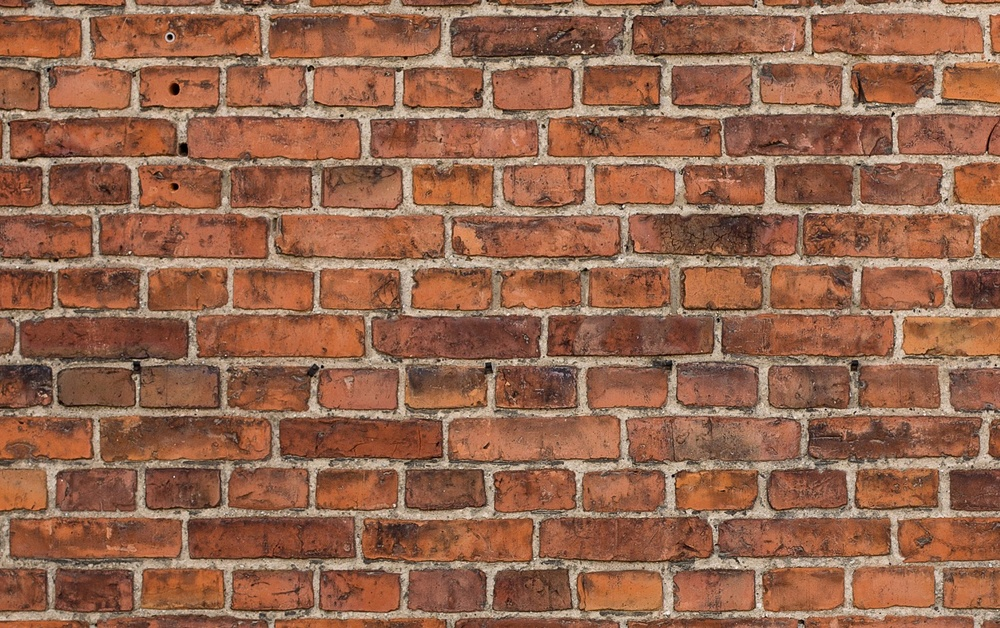
%> input picture Lab4/brick1.jpg, 1000 x 628 px, shrunk from 1498 x 940 before the run
$ octave --eval "result = CountBrickRows(imread('brick1.jpg'));"   (GNU Octave 9; MATLAB toolbox functions it lacks are replaced by stand-ins)
%> lines starting %> are read from the running program, lines starting %| are printed output that depends on the picture; in (x1, y1, x2, y2) boxes, pixels count from 0 and x2, y2 are one past the last pixel; in counts of white or black regions, pixels touching at a corner belong together; the program's own positions count from 1
function [IMG, nofr]=CountBrickRows(in)
%
% function [IMG, nofr]=CountBrickRows(in)
%
%% Lab4, Task 2
%% Finds the number of rows of bricks
%
% Finds the number of rows of bricks in a brick wall image, that might be
% rotated. Therefore, in the first step, this function rotates the input
% image to the horizontal level. In he second step, the function finds the
% number of rows of bricks.
%
%% Who has done it
%
% Author: joaek062
% Co-author: You can work in groups of max 2, this is the LiU-ID/name of
% the other member of the group
%
%% Syntax of the function
%      Input arguments:
%           in: the original input color image of type double scaled between 0 and 1
%
%      Output arguments:
%           IMG: the output color image, which is the input image rotated
%           to the horizontal level.
%           nofr: the number of rows of bricks in the input image
%
% You MUST NEVER change the first line
%
%% Basic version control (in case you need more than one attempt)
%
% Version: 1
% Date: 2023-12-12
%
% Gives a history of your submission to Lisam.
% Version and date for this function have to be updated before each
% submission to Lisam (in case you need more than one attempt)
%
%% General rules
%
% 1) Don't change the structure of the template by removing %% lines
%
% 2) Document what you are doing using comments
%
% 3) Before submitting make the code readable by using automatic indentation
%       ctrl-a / ctrl-i
%
% 4) Often you must do something else between the given commands in the
%       template
%
%% Here starts your code.
% Write the appropriate MATLAB commands right after each comment below.
%
in = im2double(in); % Convert to double, range [0,1]
%% First step of the task. Rotate the input image to the horizontal level
%
%% Make the input color image grayscale,
% by choosing its most appropriate channel (according to the instructions)

bgray = in(:,:,3); % The grayscale version of the input color image
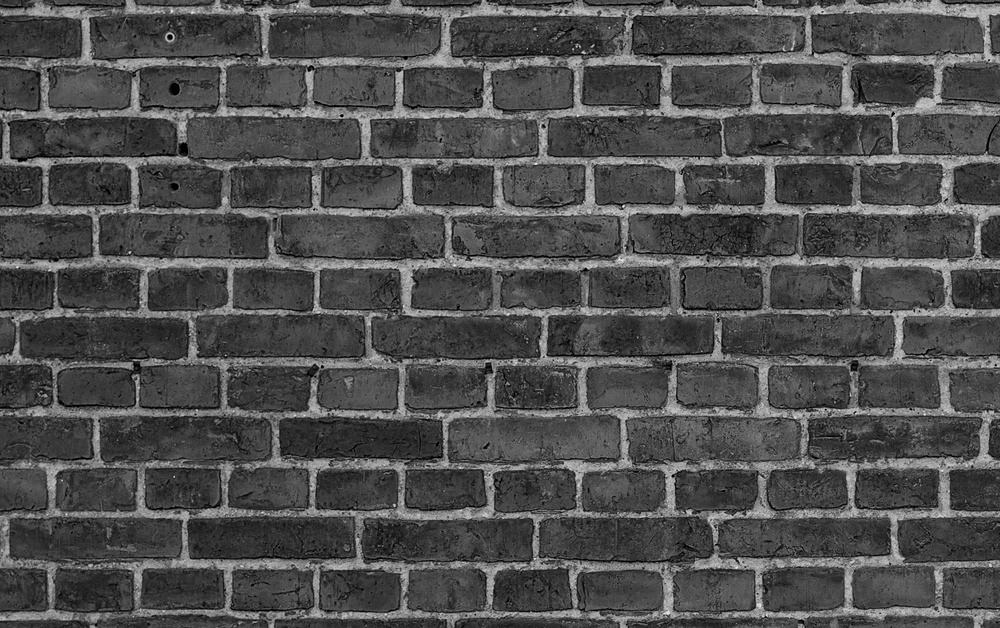
%> bgray: size 628x1000 double; min 0, max 0.937, mean 0.307

%% Lowpass filter your image

% Low-pass filter
b = ones(5);
b = (1/25)*b;

bfilt = imfilter(bgray,b); % The filtered version of the grayscale image
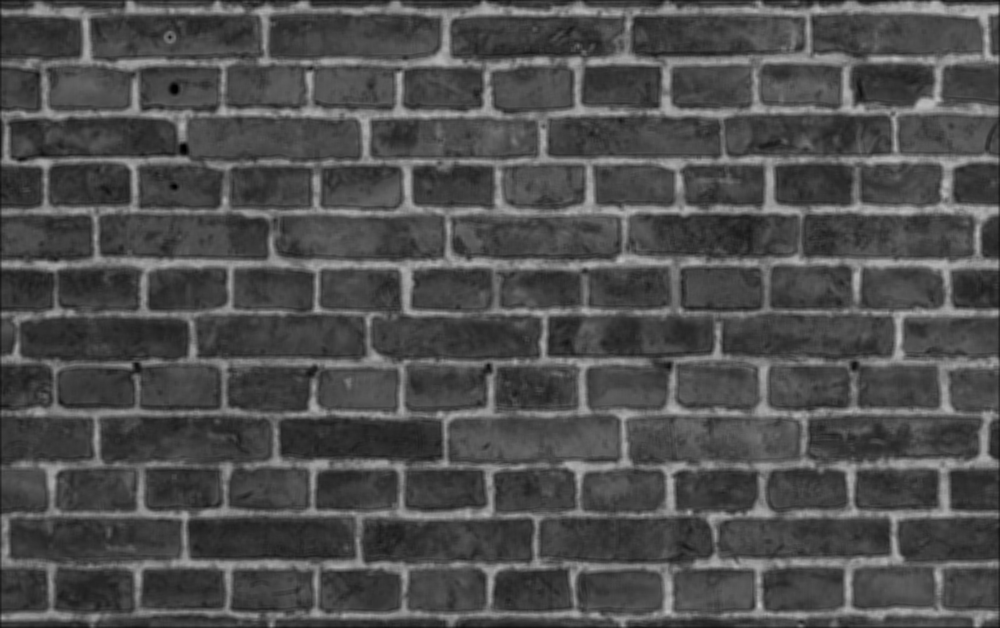
%> bfilt: size 628x1000 double; min 0.000784, max 0.758, mean 0.306

%% Threshold your image
% to separate the mortar joints from the bricks

level = graythresh(bfilt);
%> level = 0.376
b_thresh = imbinarize(bfilt,level); % The thresholded image
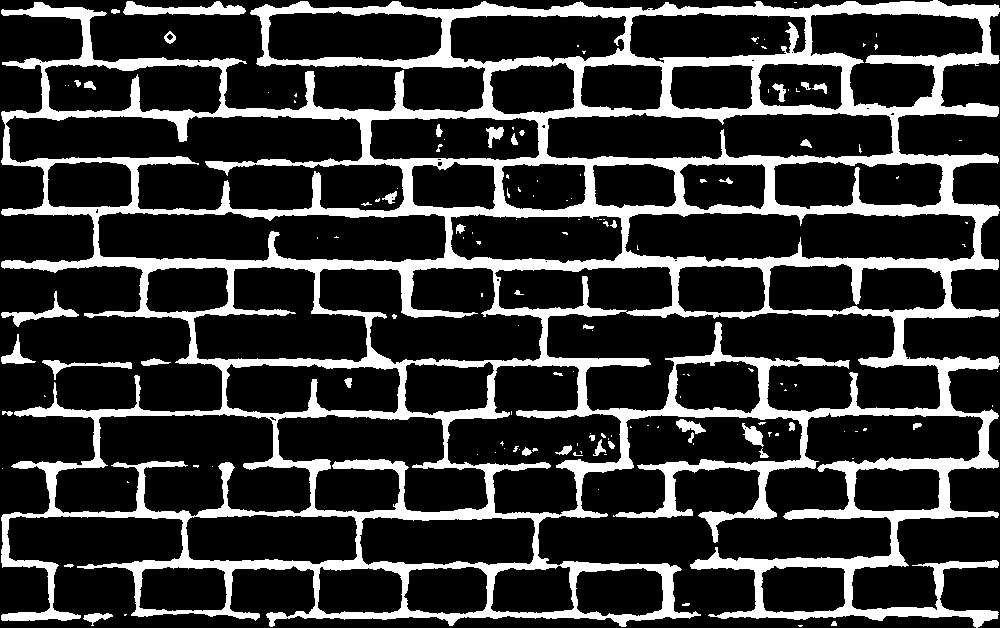
%> b_thresh: size 628x1000 logical; 21% white; 143 white regions (97 under 20 px), largest, box (x1, y1, x2, y2) and area: (1, 0, 1000, 628) 126427, (123, 1, 246, 15) 1033, (1, 291, 79, 327) 617

%% Use Hough transform to find the angle corresponding to the principal lines

% Same as in preparations
[H,teta,~] = hough(b_thresh,"RhoResolution",5,"Theta",-90:0.5:89.5);
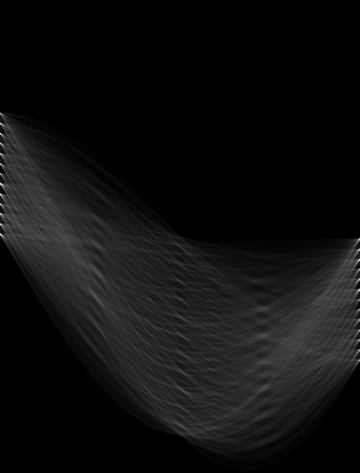
%> H: size 473x360 double; min 0, max 4686, mean 279.2; drawn with min black and max white
%> teta = 360 values from -90 to 89.5
[~,t] = find(H == max(H(:)));
%> t = 1

teta = teta(t); % The angle corresponding to the principal lines (rows of mortar joints)
%> teta = -90

%% Find the angle of rotation, to rotate the image to the horizontal level
% Make sure that you use right sign in front of the angle (positive for
% counterclockwise and negative for clockwise rotation)

% Angle of rotation.
% If the rotation is counterclockwise, trot should be positive, otherwise negative.
if teta < 0
    trot = 90 + teta;
%> trot = 0
else
    trot = teta - 90;
end
%% Rotate the input image to the horizontal level
% This gives you the first output argument of the function

IMG = imrotate(in,trot,'bicubic'); % The rotated image to the horizontal level (the first output argument of this funciton)
% Before continuing to the next step, make sure that your code works
% properly so far. See the instructions.

%% Second step of the task. Find the number of rows of bricks
%
%% Rotate the thresholded image to the horizontal level.
% Use nearest interpolation to make sure that the rotated image will be
% binary

b_rot = imrotate(bfilt,trot,"nearest");
level = graythresh(b_rot);
b_rot = imbinarize(b_rot,level);

% View this image, but remove or comment before submitting the
% file
%imshow(b_rot);
%% Find the number of 1:s in each row (and normalize according to the instructions)

[~,N] = size(b_rot);
%> N = 1000

sum_row = sum(b_rot'); % The number of ones in each row
%> sum_row = 628 values, max 998 at index 264, min 2 at index 628, mean 210.3
% brot is tranposed to get the sum of rows instead of sum of coloums

sum_row = sum_row./N; % Normalized
%> sum_row = 628 values, max 0.998 at index 264, min 0.002 at index 628, mean 0.21

% Display this graph by plot, but remove or comment before submitting the
% file
% plot(sum_row);
%% Threshold your result according to the instructions
% This is to define a row of mortar joint

sum_thresh = sum_row > 0.5; % The thresholded version of sum_row
%> sum_thresh = 628 logical values, 97 true
% Display this graph by plot, but remove or comment before submitting the
% file
% plot(sum_thresh);
%% Find the number of rows of bricks
% Calculate how many times the above graph (sum_thresh) goes from 0 to 1 by using the
% first derivative according to the instructions

filterKernel = [1 -1]; % Rotated to perform correlation

num = conv(sum_thresh,filterKernel); % Vector with first derivative of the mortar joints
%> num = 629 values, max 1 at index 8, min -1 at index 16, mean 0

nofr = sum(num == 1) - 1; % The number of rows of the bricks (the seond output argument of this function)
%> nofr = 12

%% Test your code on three test images
% Use the three given test images, brick1.jpg, brick2.jpg and brick3.jpg
% according to the instructions in the document describing this task.
% Your code is supposed to work properly on all three images.

$ run again, on Lab4/brick2.jpg
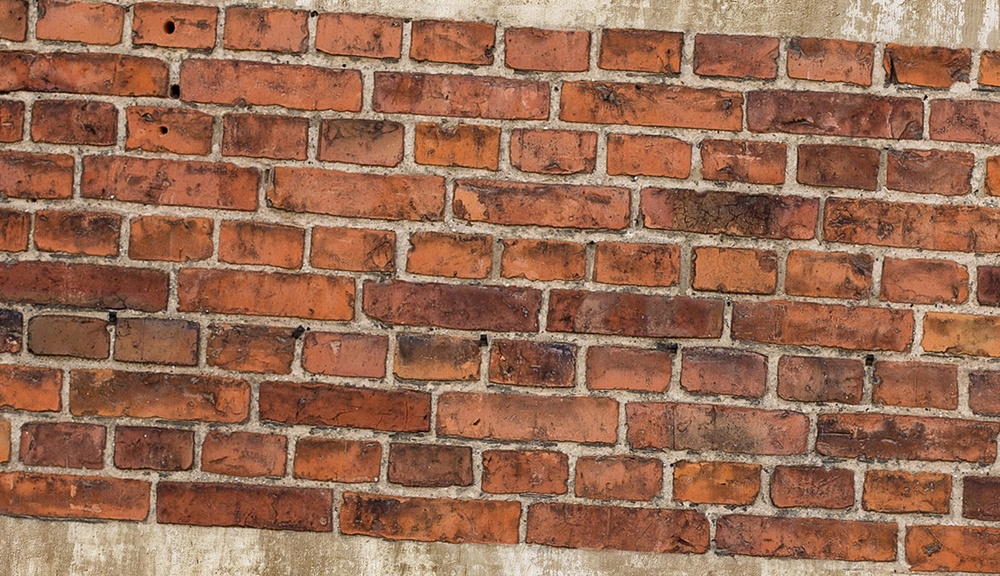
%> input picture Lab4/brick2.jpg, 1000 x 576 px, shrunk from 1418 x 817 before the run
%> in CountBrickRows, `level = graythresh(bfilt);`: level = 0.396
%> in CountBrickRows, `b_thresh = imbinarize(bfilt,level);`:
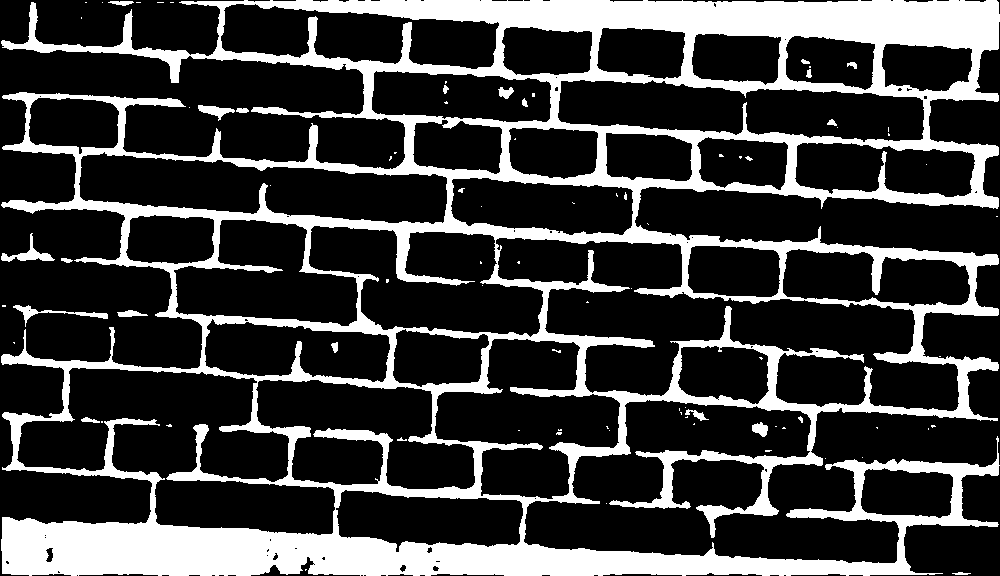
%> b_thresh: size 576x1000 logical; 24.7% white; 84 white regions (60 under 20 px), largest, box (x1, y1, x2, y2) and area: (1, 0, 1000, 576) 139611, (1, 233, 55, 262) 410, (13, 305, 108, 327) 403
%> in CountBrickRows, `[H,teta,~] = hough(b_thresh,"RhoResolution",5,"Theta",-90:0.5:89.5);`: teta = 360 values from -90 to 89.5
%> t = 7
%> in CountBrickRows, `teta = teta(t);`: teta = -87
%> trot = 3
%> in CountBrickRows, `level = graythresh(b_rot);`: level = 0.369
%> in CountBrickRows, `b_rot = imbinarize(b_rot,level);`:
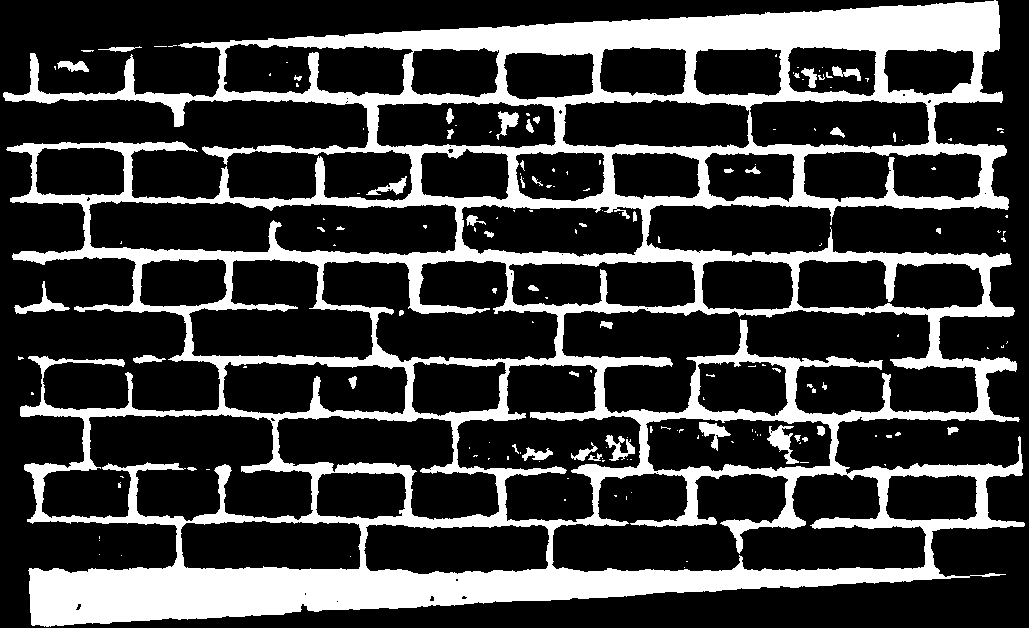
%> b_rot: size 628x1029 logical; 24.5% white; 166 white regions (114 under 20 px), largest, box (x1, y1, x2, y2) and area: (3, 0, 1025, 627) 152589, (767, 425, 799, 464) 500, (14, 281, 70, 314) 468
%> in CountBrickRows, `sum_row = sum(b_rot');`: sum_row = 628 values, max 994 at index 202, min 0 at index 628, mean 251.9
%> in CountBrickRows, `sum_row = sum_row./N;`: sum_row = 628 values, max 0.966 at index 202, min 0 at index 628, mean 0.245
%> sum_thresh = 628 logical values, 127 true
%> num = 629 values, max 1 at index 28, min -1 at index 50, mean 0
%> nofr = 10

$ run again, on Lab4/brick3.jpg
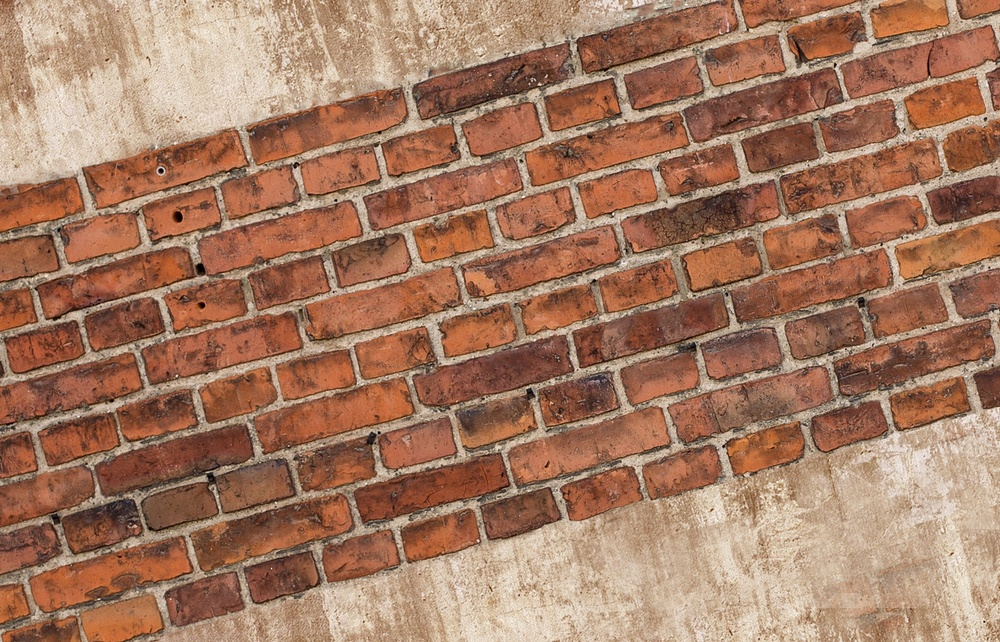
%> input picture Lab4/brick3.jpg, 1000 x 642 px, shrunk from 1596 x 1024 before the run
%> in CountBrickRows, `level = graythresh(bfilt);`: level = 0.424
%> in CountBrickRows, `b_thresh = imbinarize(bfilt,level);`:
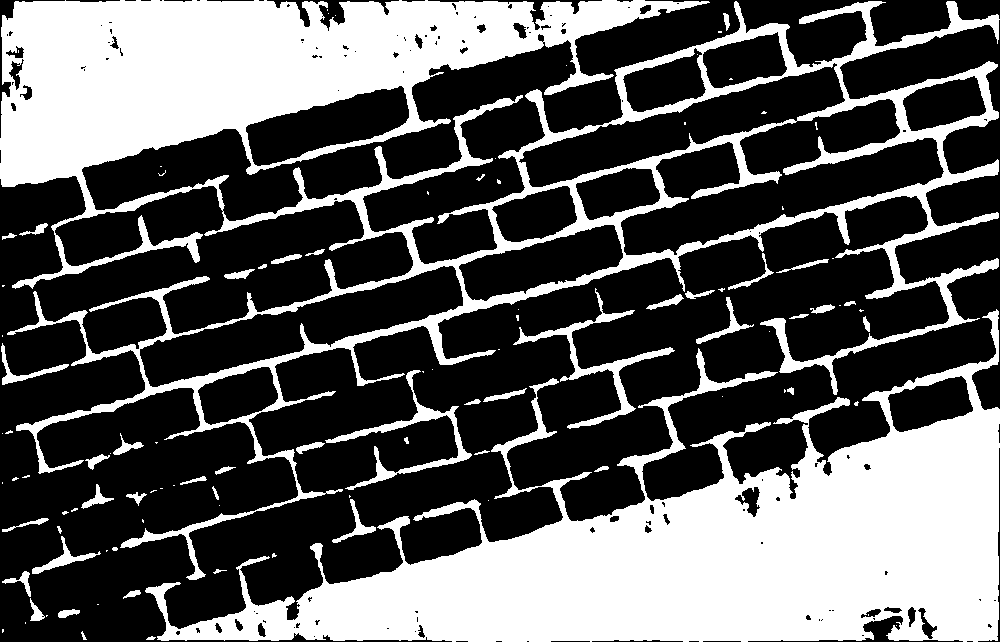
%> b_thresh: size 642x1000 logical; 36.7% white; 104 white regions (56 under 20 px), largest, box (x1, y1, x2, y2) and area: (0, 0, 1000, 580) 116683, (145, 309, 1000, 642) 108122, (513, 288, 675, 429) 2397
%> in CountBrickRows, `[H,teta,~] = hough(b_thresh,"RhoResolution",5,"Theta",-90:0.5:89.5);`: teta = 360 values from -90 to 89.5
%> t = 331
%> in CountBrickRows, `teta = teta(t);`: teta = 75
%> trot = -15
%> in CountBrickRows, `level = graythresh(b_rot);`: level = 0.322
%> in CountBrickRows, `b_rot = imbinarize(b_rot,level);`:
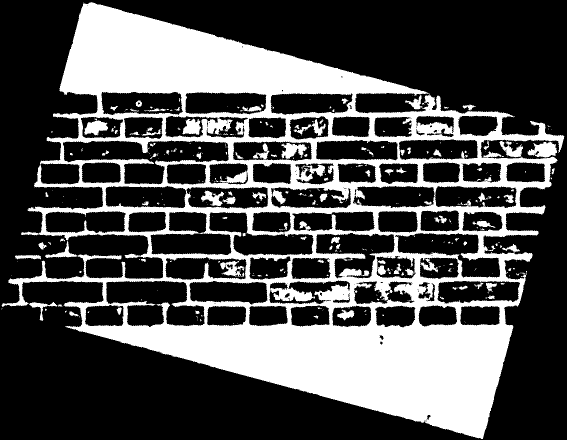
%> b_rot: size 879x1133 logical (shown at 1/2 size); 31.5% white; 328 white regions (219 under 20 px), largest, box (x1, y1, x2, y2) and area: (3, 4, 1129, 878) 297423, (1055, 283, 1114, 315) 1220, (563, 285, 614, 318) 953
%> in CountBrickRows, `sum_row = sum(b_rot');`: sum_row = 879 values, max 1035 at index 371, min 0 at index 1, mean 357.2
%> in CountBrickRows, `sum_row = sum_row./N;`: sum_row = 879 values, max 0.914 at index 371, min 0 at index 1, mean 0.315
%> sum_thresh = 879 logical values, 209 true
%> num = 880 values, max 1 at index 144, min -1 at index 187, mean 0
%> nofr = 10
